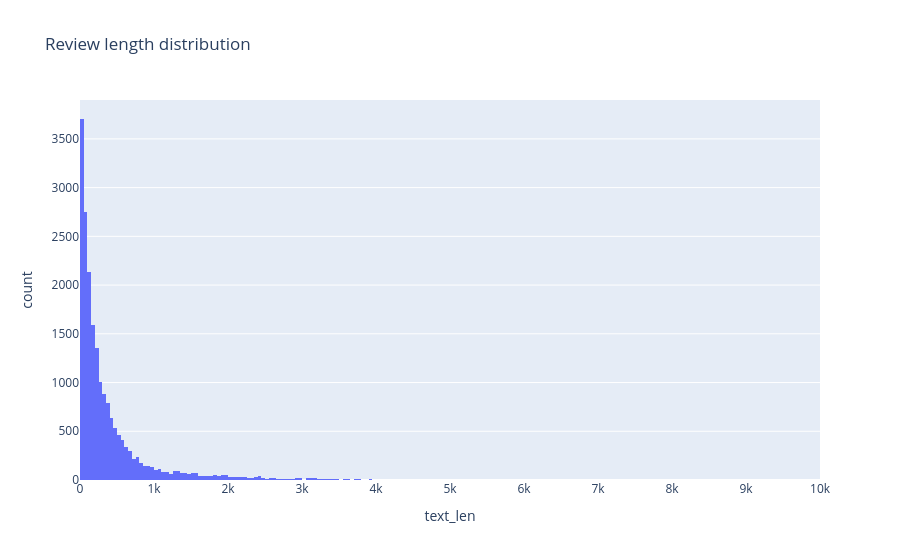

The cell this chart's notebook holds for it:
### Code cell
text_length_histogram(df).show()

### Figure 1 — Plotly figure (JSON) as saved in the notebook; plotly's stock layout.template omitted (floating-point values rounded to 4 significant figures; data arrays with more than 128 entries replaced by an {"elided": "..."} marker saying what was removed)
{"data": [{"bingroup": "x", "hovertemplate": "text_len=%{x}<br>count=%{y}<extra></extra>", "legendgroup": "", "marker": {"color": "#636efa", "pattern": {"shape": ""}}, "name": "", "orientation": "v", "showlegend": false, "type": "histogram", "x": {"elided": "19995 int values"}, "xaxis": "x", "yaxis": "y"}], "layout": {"barmode": "relative", "legend": {"tracegroupgap": 0}, "title": {"text": "Review length distribution"}, "xaxis": {"anchor": "y", "domain": [0, 1], "title": {"text": "text_len"}}, "yaxis": {"anchor": "x", "domain": [0, 1], "title": {"text": "count"}}}}
